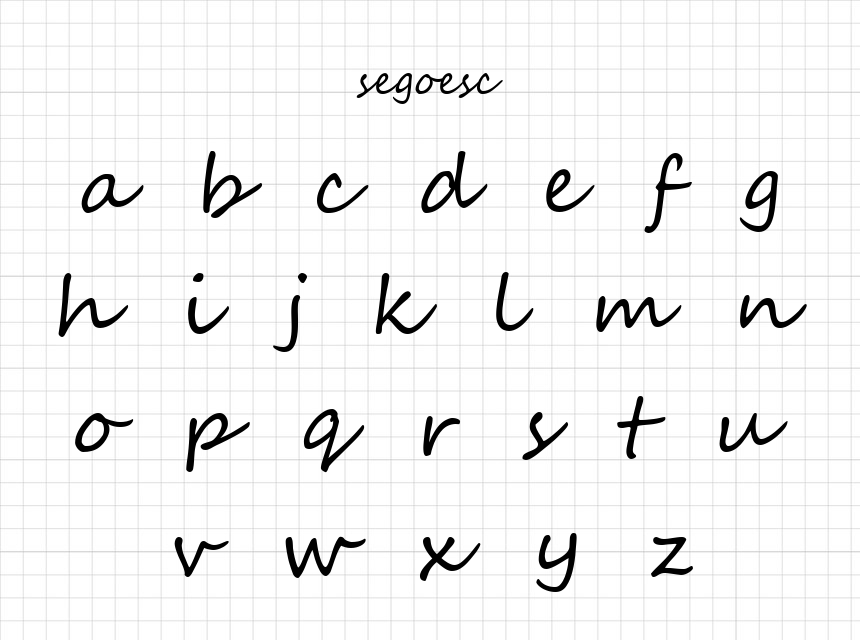
#> input picture midterm/font_image_making/fontimage/segoesc_original.png, 860 x 640 px, found by its file name
$ python process2_1113_00542.py   (older library calls are emulated)
#> lines starting #> are read from the running program, lines starting #| are printed output that depends on the picture; after the words box and inside, x2 and y2 are one past the last pixel; in counts of white or black regions, pixels touching at a corner belong together
import cv2
from skimage.metrics import structural_similarity as compare_ssim


imageA0 = cv2.imread("C:/Users/TOP/Desktop/opensource/T09/midterm/font_image_making/fontimage/segoesc_original.png")
#> imageA0 is the input picture: shape (640, 860, 3); min 0, max 255, mean 242.6
imageB0 = cv2.imread("C:/Users/TOP/Desktop/opensource/T09/midterm/font_image_making/fontimage/segoesc_mydrawing.png")
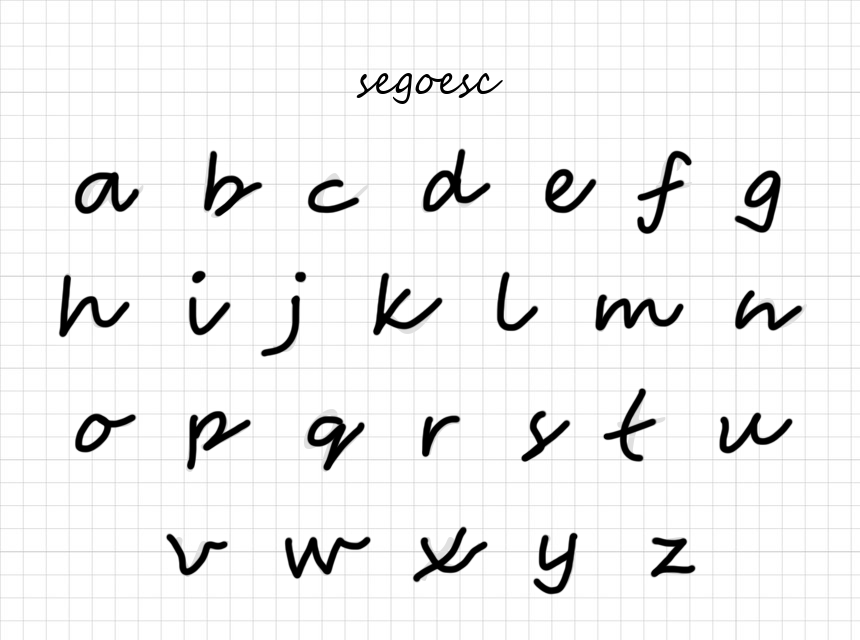
#> input picture midterm/font_image_making/fontimage/segoesc_mydrawing.png, 860 x 640 px, found by its file name
#> imageB0 is the input picture: shape (640, 860, 3); min 0, max 255, mean 240.1
imageA = cv2.imread("C:/Users/TOP/Desktop/opensource/T09/midterm/font_image_making/fontimage/bahnschrift_original.png")
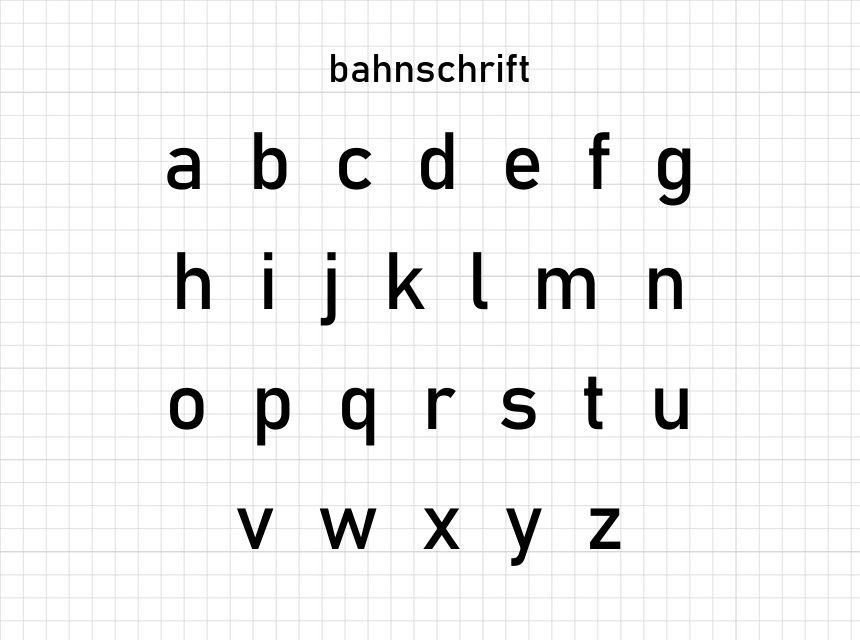
#> input picture midterm/font_image_making/fontimage/bahnschrift_original.png, 860 x 640 px, found by its file name
#> imageA is the input picture: shape (640, 860, 3); min 0, max 255, mean 241.9
imageB = cv2.imread("C:/Users/TOP/Desktop/opensource/T09/midterm/font_image_making/fontimage/bahnschrift_,mydrawing.png")
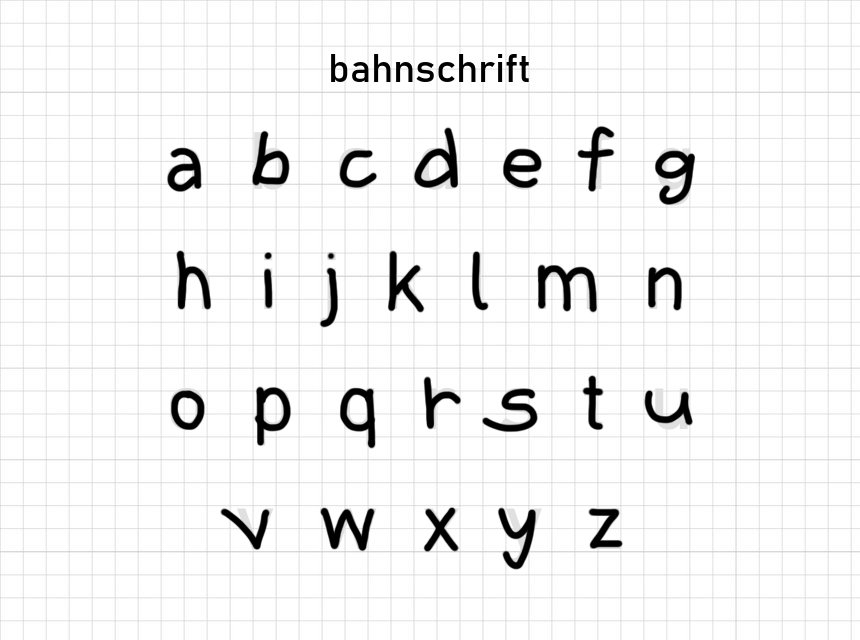
#> input picture midterm/font_image_making/fontimage/bahnschrift_,mydrawing.png, 860 x 640 px, found by its file name
#> imageB is the input picture: shape (640, 860, 3); min 0, max 255, mean 242
imageC = imageA.copy()
imageF = imageA0.copy()

tempDiff = cv2.subtract(imageA, imageB)


grayA = cv2.cvtColor(imageA, cv2.COLOR_BGR2GRAY)
grayB = cv2.cvtColor(imageB, cv2.COLOR_BGR2GRAY)
#cv2.imshow("grayA", cv2.resize(grayA, (960, 540)))

(score, diff) = compare_ssim(grayA, grayB, full=True)
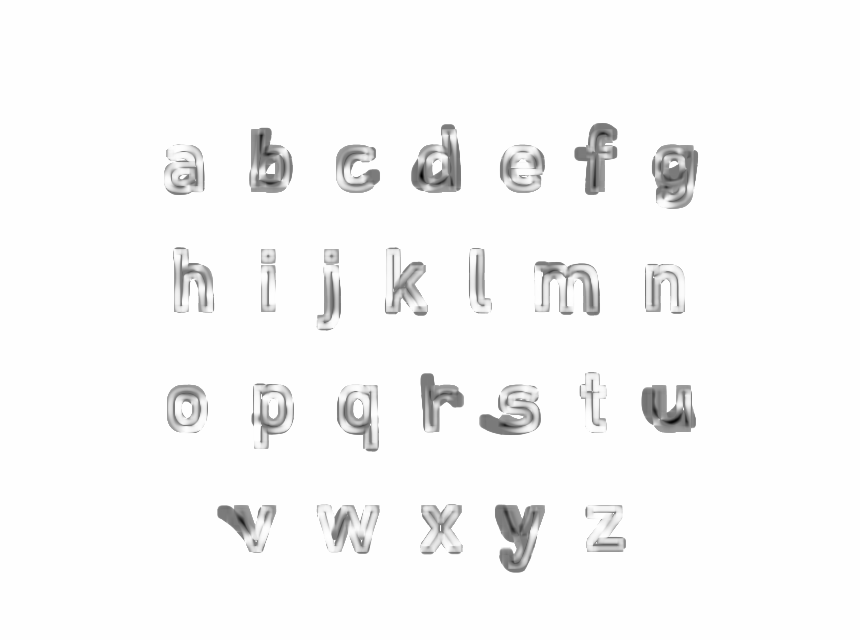
#> diff: shape (640, 860) float64; min -0.925, max 1, mean 0.953; drawn with min black and max white
#> score = 0.952
diff = (diff * 255).astype("uint8")
#print(f"Similarity: {score:.5f}")

assert score, "다른 점 찾을 수 없음"

thresh = cv2.threshold(diff, 0, 255,
                       cv2.THRESH_BINARY_INV | cv2.THRESH_OTSU)[1]
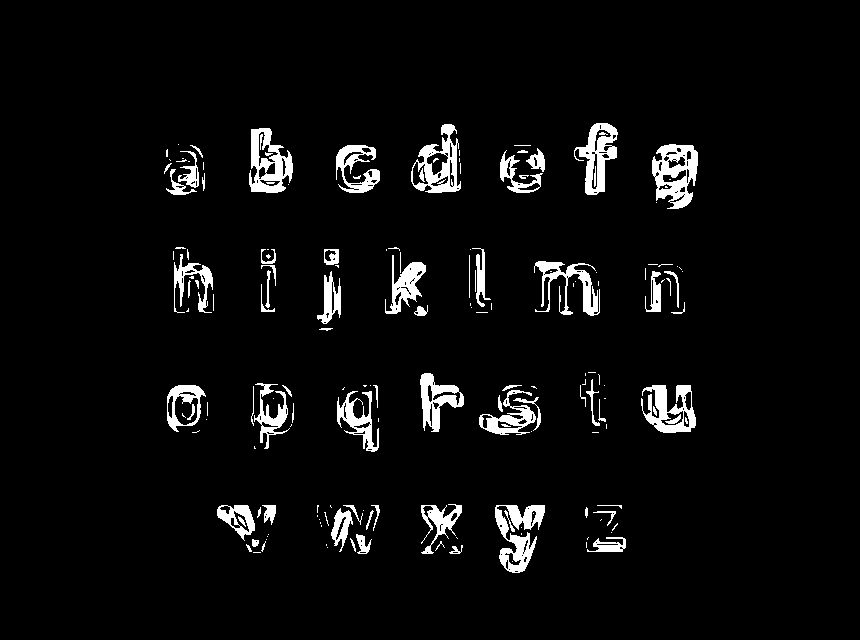
#> thresh: shape (640, 860); 4.7% white; 174 white regions (96 under 20 px), largest, box (x1, y1, x2, y2) and area: (652, 144, 698, 209) 1763, (495, 505, 545, 573) 1642, (249, 128, 293, 193) 1545

# 차이점 빨간색으로 칠하기
tempDiff[thresh == 255] = [0, 0, 255]
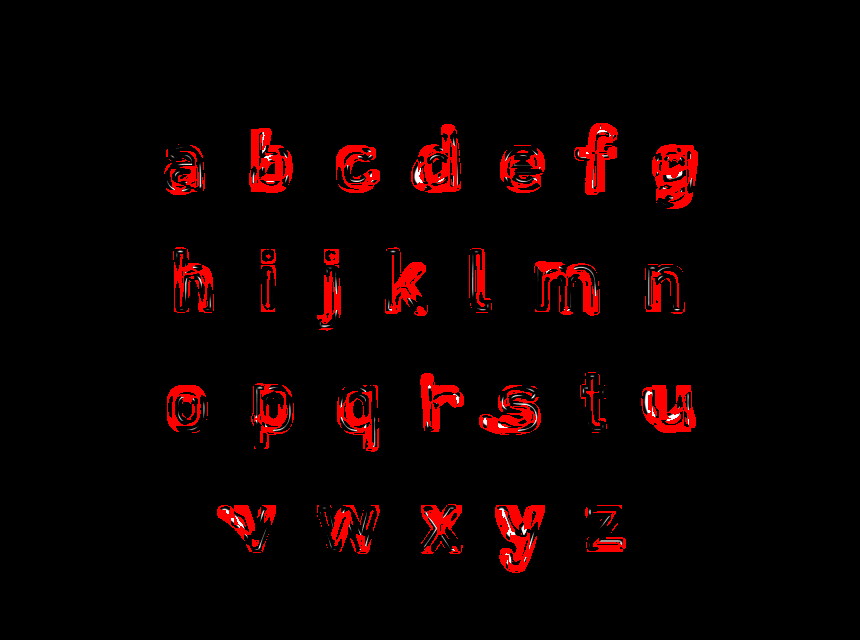
#> tempDiff: shape (640, 860, 3); mean B, G, R 0.8, 0.8, 12.7
imageC[thresh == 255] = [0, 0, 255]
#> imageC: shape (640, 860, 3); 4.7% of pixels changed, all inside (x1, y1, x2, y2) = (164, 123, 698, 573)

# 다른 점 diff3.png로 저장
cv2.imwrite("D:\DEV\Code\Python\img\diff3.png", imageC)


# 결과 출력
cv2.imshow("Original", cv2.resize(imageA, (960, 540)))
cv2.imshow("Compare", cv2.resize(imageB, (960, 540)))
cv2.imshow("Difference", cv2.resize(imageC, (960, 540)))
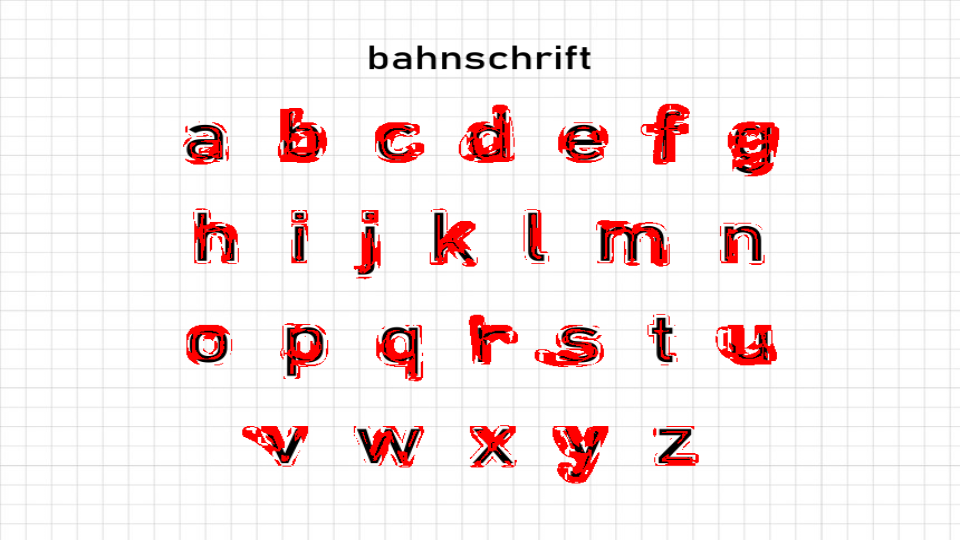
#> window 'Difference': shape (540, 960, 3); mean B, G, R 234.7, 234.7, 246.7
#cv2.imshow("Gray", cv2.resize(diff, (960, 540)))
#cv2.imshow("Gray2", cv2.resize(tempDiff, (960, 540)))

# 아무 키나 눌러서 종료하기
cv2.waitKey(0)
